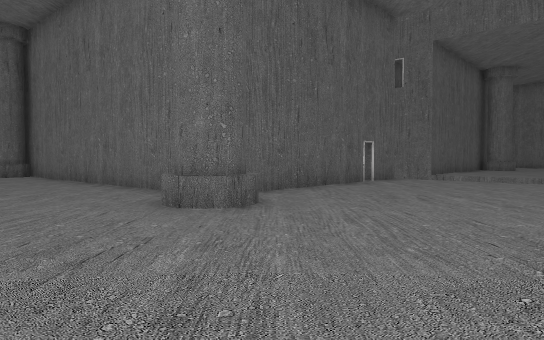
view 1 (above)

16 first-person views from a walk through a level from a Godot 3-D game. The camera is 1.3 m above the floor, tilts 2° down and sees 70° across. Doors that lead somewhere are drawn open, without their leaves. The floor is counted in squares, 2 m on a side. Each view is taken from the middle of a square. On the plan, view 1 faces up. The plan holds only what a view shows up to about 11 squares ahead; the rest is blank. The place goes on beyond the plan.

view 2
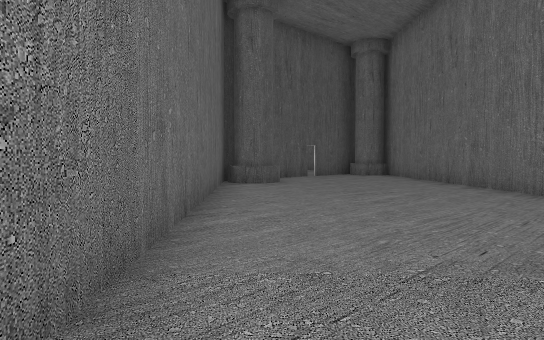

view 3
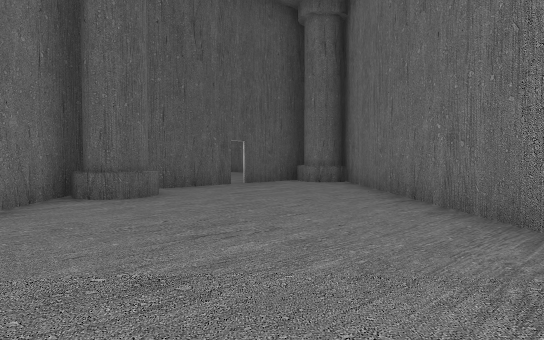

view 4
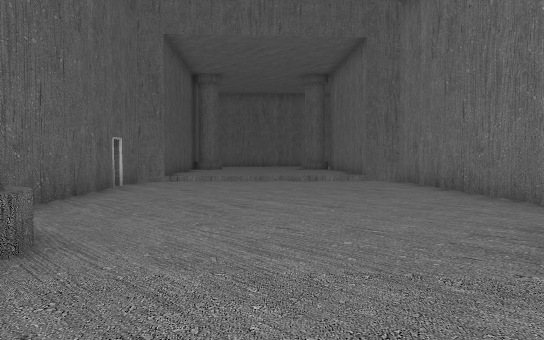

view 5
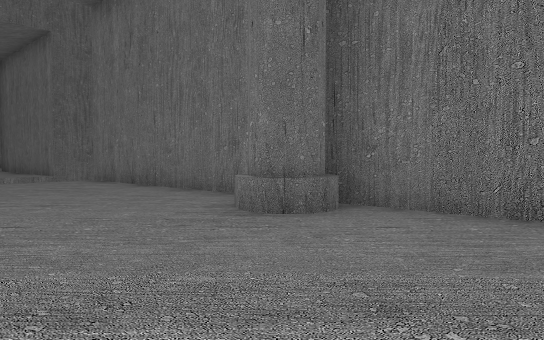

view 6
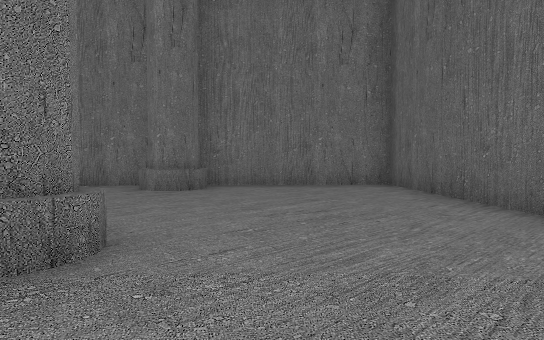

view 7
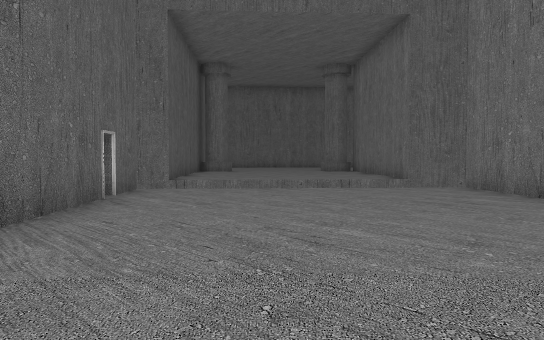

view 8
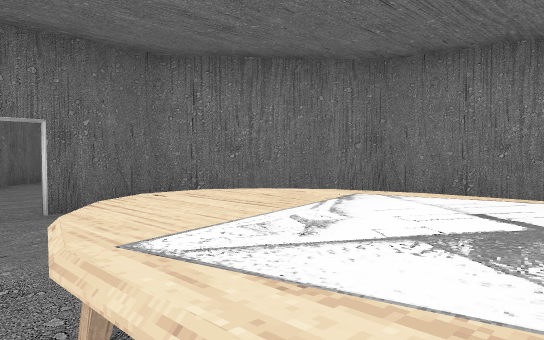

view 9
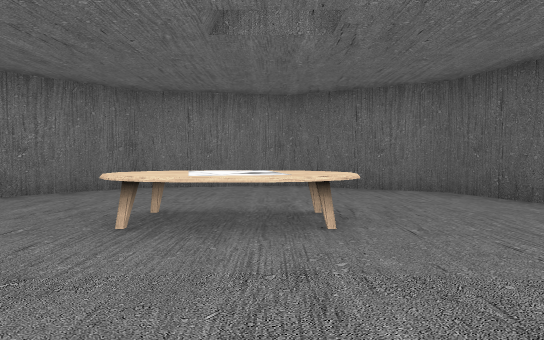

view 10
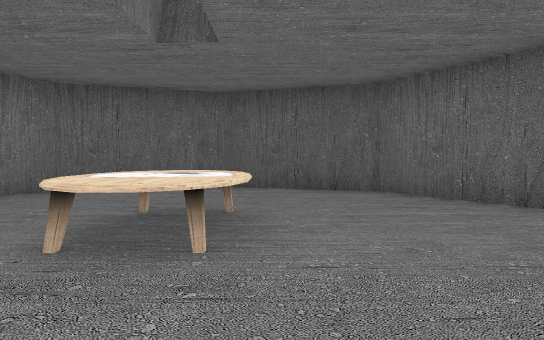

view 11
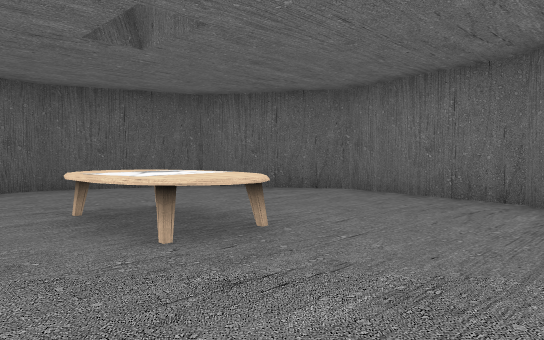

view 12
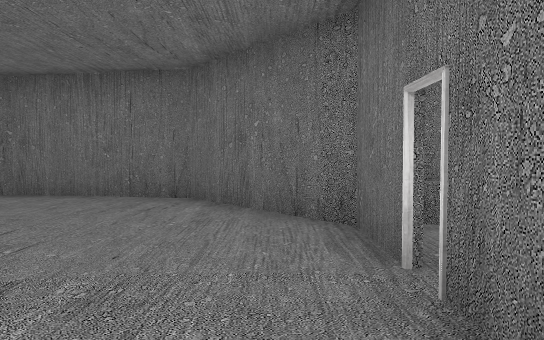

view 13
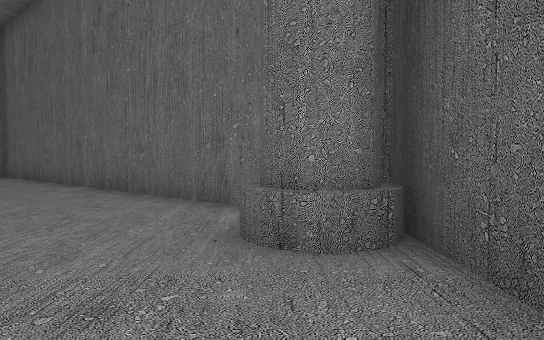

view 14
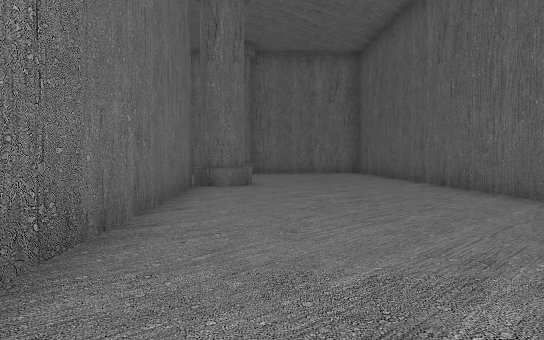

view 15
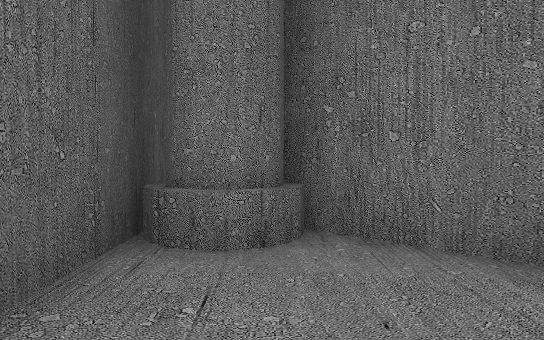

view 16
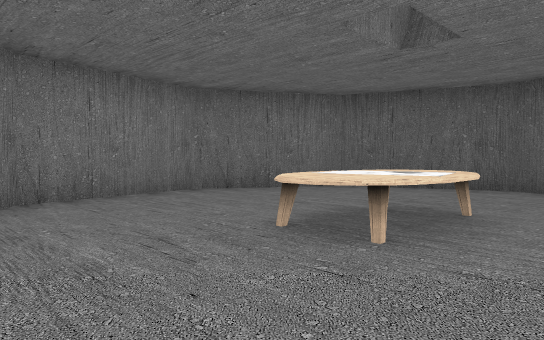

### Floor plan
Points are (right, up) in squares from view 1. A wall is a line through its corners. A room is listed if a view was taken in it or the views show most of it. See-through windows are left out.
Room 1 (views 1, 2, 3, 4, 5, 6, 7, 13, 14, 15)
walls: (-1, 6.4) (-8.2, 12.9); (4, 1.8) (8.6, 6.9); (2.4, 10.1) (-0.5, 6.9); (3.6, 11.4) (2.7, 10.4); (-9.1, 9.8) (-9.1, 6.4) (0.4, -2.2) (3.6, 1.3); (-9.1, 13.1) (-9.1, 10.2)
low walls: (-7.8, 6.3) (-8.2, 6.1); (-8, 7.3) (-7.7, 6.9)
ways out: open door at (-9, 10) to room 2; open door at (2.5, 10); gap at (9, 7)
Room 2 (views 8, 9, 10, 11, 12, 16)
walls: (-9.2, 10.1) (-9.2, 11.6) (-11.3, 14) (-14.4, 14.6) (-17.1, 13) (-18.2, 10) (-17.1, 7) (-14.4, 5.4) (-11.3, 6) (-9.2, 8.4) (-9.2, 9.9)
low walls: (-14.2, 10.8) (-13, 10.8); (-14.8, 10.4) (-14.4, 10.7) (-13.9, 10.8); (-13.2, 10.8) (-12.8, 10.7) (-12.3, 10.3) (-12.3, 9.7); (-12.5, 9.5) (-12.8, 9.3) (-13.2, 9.2) (-14, 9.2); (-12.3, 9.8) (-12.6, 9.4); (-9, 7.2) (-8.6, 7.4)
ways out: open door at (-9, 10) to room 1

Where each view was taken, in squares from view 1:
view 1: 0 up, 0 right, facing up
view 2: 0 up, 1 left, facing up-left
view 3: 4 up, 2 left, facing up-left
view 4: 2 up, 1 left, facing up-right
view 5: 2 up, 2 left, facing right
view 6: 6 up, 4 left, facing down-right
view 7: 4 up, 0 right, facing up-right
view 8: 11 up, 14 left, facing down-right
view 9: 14 up, 14 left, facing down
view 10: 11 up, 10 left, facing left
view 11: 8 up, 10 left, facing up-left
view 12: 8 up, 10 left, facing up
view 13: 10 up, 8 left, facing down
view 14: 11 up, 8 left, facing down-right
view 15: 9 up, 8 left, facing up
view 16: 12 up, 10 left, facing down-left
